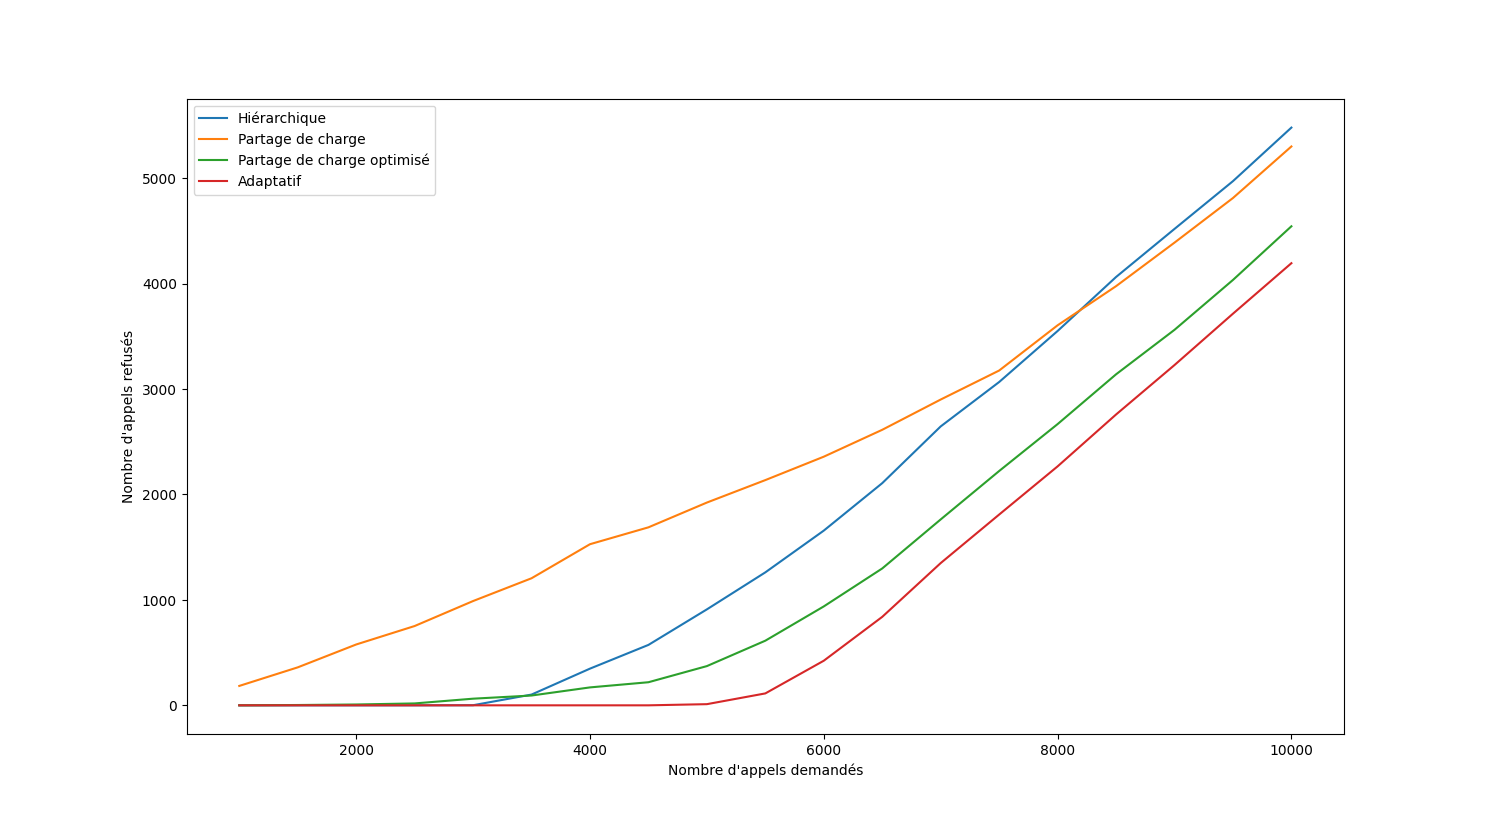

Python code for this plot:
"""
Projet Réseaux de Télécommunications 2026

Outil de simulation de réseau RTC

Auteurs :
- Arthur SAUVEZIE
- Aurélien VERBEKE
"""





"""
Librairies
"""
import numpy as np
import random
import matplotlib.pyplot as plt





"""
Exceptions internes
"""
class LienSature(Exception):
    pass

class AucunChemin(Exception):
    pass

class BoucleException(Exception):
    pass


"""
Constantes

Ordre :
0 -> CA1
1 -> CA2
2 -> CA3
3 -> CTS1
4 -> CTS2 
"""
CAPACITES = np.array([
    [0, 10, 0, 100, 100],
    [10, 0, 10, 100, 100],
    [0, 10, 0, 100, 100],
    [100, 100, 100, 0, 1000],
    [100, 100, 100, 1000, 0]
])
ADJACENCE = CAPACITES>0
INDICE_PREMIER_CTS = 3
NB_POINTS = CAPACITES.shape[0]
NB_CTS = NB_POINTS-INDICE_PREMIER_CTS
NB_CA = NB_POINTS-NB_CTS





"""
Classe de gestion de l'état d'un réseau RTC
"""
class Reseau:
    def __init__(self, fonction_routage):
        self.etat_liens = np.array(CAPACITES, copy=True)
        self.nb_appels = 0
        self.nb_appels_refuses = 0
        self.fonction_routage = fonction_routage
    
    def reserver_lien(self, source, destination):
        if (self.etat_liens[source,destination] > 0):
            self.etat_liens[source, destination] -= 1
            self.etat_liens[destination, source] -= 1
        else:
            raise LienSature()
    
    def liberer_lien(self, source, destination):
        self.etat_liens[source, destination] += 1
        self.etat_liens[destination, source] += 1
    
    def lien_libre(self, source, destination):
        return self.etat_liens[source, destination] > 0
    
    def voisins(self, origine):
        return np.argwhere(self.etat_liens[origine]!=0).flatten().tolist()
    
    def appeler(self, source, destination):
        # On compte une tentative d'appel
        self.nb_appels += 1
        
        # On récupère le routage
        try:
            route = self.fonction_routage(self, source, destination)
        except AucunChemin:
            self.nb_appels_refuses += 1
            raise LienSature()
        
        # On regarde si tous les liens sont dispos
        for i in range(len(route)-1):
            if self.lien_libre(route[i], route[i+1]) == 0:
                self.nb_appels_refuses += 1
                raise LienSature()
        
        # Tous les liens sont dispos, ont les réserve
        for i in range(len(route)-1):
            self.reserver_lien(route[i], route[i+1])

        return route

    def raccrocher(self, route):
        for i in range(len(route)-1):
            self.liberer_lien(route[i], route[i+1])







"""
Fonctions de routage
"""

"""
Routage hiérarchique
On part du principe que tous les CTS sont reliés à tous les CA
"""
def router_hierarchique(reseau, source, destination):
    route = [source]

    while(route[-1] != destination):
        if (route[-1] < INDICE_PREMIER_CTS):
            # on est sur un CA, on cherche à remonter à un CTS
            # on en choisit un par modulo pour répartir un minimum...
            route.append(INDICE_PREMIER_CTS + (route[-1]//NB_CTS))
        else:
            # on est sur un CTS, on redescend au CA destination
            route.append(destination)
    
    return route



"""
Routage par partage de charge
"""
def router_partage_de_charge(reseau, source, destination):
    route = [source]
    
    while route[-1] != destination:
        noeud_actuel = route[-1]

        voisins_possibles = []
        poids_liens = []

        for candidat in range(NB_POINTS):
            capacite_local=CAPACITES[noeud_actuel, candidat]
            if capacite_local > 0 and candidat not in route:
                voisins_possibles.append(candidat)
                poids_liens.append(capacite_local)

        if not voisins_possibles:
            raise AucunChemin()
        
        prochain_saut = random.choices(voisins_possibles, poids_liens)[0]
        route.append(prochain_saut)

    return route





"""
Routage par partage de charge optimisé avec longueur max = 3
"""
def router_partage_de_charge_opti(reseau, source, destination):
    route = [source]
    
    while route[-1] != destination:
        noeud_actuel = route[-1]

        voisins_possibles = []
        poids_liens = []

        for candidat in range(NB_POINTS):
            capacite_local=CAPACITES[noeud_actuel, candidat]
            if capacite_local > 0 and candidat not in route:
                voisins_possibles.append(candidat)
                poids_liens.append(capacite_local)
        
        if destination in voisins_possibles and len(route) > 2:
            route.append(destination)
            return route

        if not voisins_possibles:
            raise AucunChemin()
        
        prochain_saut = random.choices(voisins_possibles, poids_liens)[0]
        route.append(prochain_saut)

    return route



"""
Routage par partage de charge adaptatif
On route dynamiquement en fonction de la charge actuelle

On utilise l'algorithme de Dijkstra avec l'inverse de l'occupation des liens qu'on adapte
en attribuant le poids d'un chemin au maximum du poids des liens
Les étapes utilisées sont celles de la page Wikipédia de l'algorithme de Dijkstra
"""
def router_adaptatif(reseau, source, destination):

    sommets_parcourus = set([])
    d = [float("inf")]*NB_POINTS
    d[source] = 0
    predecesseurs = dict()

    # Tant qu'on n'a pas atteint la destination
    while (destination not in sommets_parcourus):
        # Choisir un sommet a hors de P de plus petite distance d[a]
        d_temp = d.copy()
        for sommet_parcouru in sommets_parcourus:
            d_temp[sommet_parcouru] = float("inf")
        if all(val == float("inf") for val in d_temp):
            raise AucunChemin()
        a = np.argmin(d_temp)

        # Mettre a dans P
        sommets_parcourus.add(a)

        # Pour chaque sommet b voisin de a hors de P
        voisins = reseau.voisins(a)

        if len(voisins) == 0:
            raise AucunChemin()

        for b in voisins:
            nouveau_poids = d[a] + 1/reseau.etat_liens[a, b]
            if (d[b] > nouveau_poids):
                d[b] = nouveau_poids
                predecesseurs[b] = a

    route = [destination]
    while (route[0] != source):
        route.insert(0, predecesseurs[route[0]])
    
    return route





def simuler(nb_appels):
    # On lance la simu
    # Appel entre 2 points aléatoires
    # Durée entre 1 et 5 minutes uniformément distribuée
    # Durée de simulation : 1 heure
    # Dernier appel à 55 min

    appels = []

    reseau_hierarchique = Reseau(router_hierarchique)
    reseau_partage_de_charge = Reseau(router_partage_de_charge)
    reseau_partage_de_charge_opti = Reseau(router_partage_de_charge_opti)
    reseau_adaptatif = Reseau(router_adaptatif)

    for i_appel in range(nb_appels):

        timestamp_actuel = i_appel*(3300/nb_appels)
            
        duree_appel = random.randint(60, 300)
        
        source = random.randint(0, NB_CA-1)
        destination = random.randint(0, NB_CA-1)
        while(destination == source):
            destination = random.randint(0, NB_CA-1)

        #print(f"Appel de {source} à {destination} pour {duree_appel} secondes.")
        
        try:
            route_hierarchique = reseau_hierarchique.appeler(source, destination)
            #print("Routage hiérarchique :", route_hierarchique)
        except LienSature:
            route_hierarchique = None

        try:
            route_partage_de_charge = reseau_partage_de_charge.appeler(source, destination)
            #print("Routage par partage de charge :", route_partage_de_charge)
        except LienSature:
            route_partage_de_charge = None
        
        try:
            route_partage_de_charge_opti = reseau_partage_de_charge_opti.appeler(source, destination)
            #print("Routage par partage de charge optimisé :", route_partage_de_charge_opti)
        except LienSature:
            route_partage_de_charge_opti = None

        try:
            route_adaptatif = reseau_adaptatif.appeler(source, destination)
            #print("Routage adaptatif :", route_adaptatif)
        except LienSature:
            route_adaptatif = None

        appels.append( (timestamp_actuel+duree_appel, route_hierarchique, route_partage_de_charge, route_partage_de_charge_opti, route_adaptatif))

        # On libère les appels terminés
        appels_a_liberer = [appel for appel in appels if appel[0] < timestamp_actuel]
        for appel in appels_a_liberer:
            if appel[1] is not None:
                reseau_hierarchique.raccrocher(appel[1])
            if appel[2] is not None:
                reseau_partage_de_charge.raccrocher(appel[2])
            if appel[3] is not None:
                reseau_partage_de_charge_opti.raccrocher(appel[3])
            if appel[4] is not None:
                reseau_adaptatif.raccrocher(appel[4])
            appels.remove(appel)
    
    return (reseau_hierarchique.nb_appels_refuses, reseau_partage_de_charge.nb_appels_refuses, reseau_partage_de_charge_opti.nb_appels_refuses, reseau_adaptatif.nb_appels_refuses, reseau_hierarchique.nb_appels)





if __name__ == "__main__":
    nb_refuses_hierarchique = []
    nb_refuses_par_charge = []
    nb_refuses_par_charge_opti = []
    nb_refuses_adaptatif = []
    nb_total = []

    for nb_appels in range(1000, 10500, 500):
        (nb_refuses_hierarchique_i, nb_refuses_par_charge_i, nb_refuses_par_charge_opti_i, nb_refuses_adaptatif_i, nb_total_i) = simuler(nb_appels)
        nb_refuses_hierarchique.append(nb_refuses_hierarchique_i)
        nb_refuses_par_charge.append(nb_refuses_par_charge_i)
        nb_refuses_par_charge_opti.append(nb_refuses_par_charge_opti_i)
        nb_refuses_adaptatif.append(nb_refuses_adaptatif_i)
        nb_total.append(nb_total_i)

    plt.plot(nb_total, nb_refuses_hierarchique, label="Hiérarchique")
    plt.plot(nb_total, nb_refuses_par_charge, label="Partage de charge")
    plt.plot(nb_total, nb_refuses_par_charge_opti, label="Partage de charge optimisé")
    plt.plot(nb_total, nb_refuses_adaptatif, label="Adaptatif")
    plt.xlabel("Nombre d'appels demandés")
    plt.ylabel("Nombre d'appels refusés")
    plt.legend()
    plt.show()
